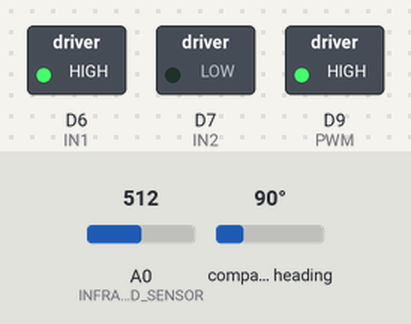
Bench run of a sketch on a simulated Arduino Zero (SAMD21). Shown: switched loads named in the sketch (green lamp = pin HIGH). The inputs (shaded band) are chosen by the test bench; at power-on: A0 (INFRA_RED_SENSOR) = 512, compass heading 90°.

Above: at 0.1 s.
Timing chart, 0 to 1.6 s (numbered marks = the images above):
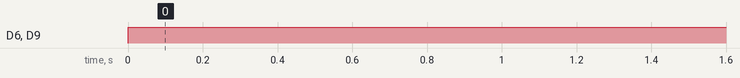

The sketch:

BallOnBeamCode.ino
```cpp
// Connection of absolute magnet encoder
// SDA auf analog pin 4 top one left side locking at motor
// SCL auf analog pin 5 middle one left side locking at motor
// DIR auf digital pin 2 bottom one left side locking at motor


#include <Wire.h>
#include <AS5600.h>
#ifdef ARDUINO_SAMD_VARIANT_COMPLIANCE
  #define SERIAL SerialUSB
  #define SYS_VOL   3.3
#else
  #define SERIAL Serial
  #define SYS_VOL   5
#endif

#define PWM 9 // connect to ENA at motor controller
#define IN1 6 // connet to IN1 at motor controller
#define IN2 7 // connect to IN2 at motor controller
#define DELTA_T_BALL 0.09 // sampling time ball
#define INFRA_RED_SENSOR A0 // orange cable
#define MOTOR_CURRENT_BOUND 255
#define MOTOR_ANGLE_BOUND 90

AMS_5600 ams5600;

int print_counter = 0;

int angle_pref = 0;
int angle_sum = 0;
float gear_ratio = 46.8;
int start_angle = 0;

// PID motor controller
float kp = 22; // 22
float kd = 0.4; // 0.4
float ki = 0.01; // 2
float motor_test_target = -90;

long prevT = 0;
float eprev = 0;
float eintegral = 0;
float target_prev = 0;

// PID ball controller
float kp_ball = 10; // 10
float kd_ball = 500; // 500
float ki_ball = 0.0;
float setpoint_prec = 0;
float u_ball = 0;

float target_ball = 20; // in cm

long prevT_ball = 0;
float eprev_ball = 0;
float dedt_ball_prev = 0;
float eintegral_ball = 0;
float target_prev_ball = 0;

float alpha_ball = 0.008; // 0.01
float alpha_d_ball = 0.01; // 0.01

void setup() {
  Serial.begin(9600);

  pinMode(PWM,OUTPUT);
  pinMode(IN1,OUTPUT);
  pinMode(IN2,OUTPUT);
  pinMode(INFRA_RED_SENSOR,INPUT);

  Wire.begin();
  if(ams5600.detectMagnet() == 0 ){
    while(1){
        if(ams5600.detectMagnet() == 1 ){
            SERIAL.print("Current Magnitude: ");
            SERIAL.println(ams5600.getMagnitude());
            break;
        }
        else{
            SERIAL.println("Can not detect magnet");
        }
        delay(1000);
    }
  }
  start_angle = convertRawAngleToDegrees(ams5600.getRawAngle());

}

void loop()
{

  // time difference
  long currT = micros();
  float deltaT_motor = ((float) (currT - prevT))/( 1.0e6 );
  prevT = currT;

  float motor_target = ballPositionController(target_ball, DELTA_T_BALL);

  // Stellgrößebeschränkung
  if ( motor_target > MOTOR_ANGLE_BOUND)
  {
    motor_target = MOTOR_ANGLE_BOUND;
  }
  else if (motor_target < -MOTOR_ANGLE_BOUND)
  {
    motor_target = -MOTOR_ANGLE_BOUND;
  }

  motorControl(motor_test_target, deltaT_motor);
}

float ballPositionController(float target_ball, float deltaT)
{
  float ball_pos = get_dist(100);
  ball_pos = alpha_ball*ball_pos + (1-alpha_ball)*setpoint_prec; // filter ball pos
  setpoint_prec = ball_pos;

  // error
  float e_ball = target_ball - ball_pos;

  // derivative
  float dedt_ball = (e_ball-eprev_ball)/(deltaT);
  dedt_ball = alpha_d_ball*dedt_ball + (1 - alpha_d_ball)*dedt_ball_prev;    // filtering derivative

  // integral
  eintegral_ball = eintegral_ball + e_ball*deltaT;

  // control signal
  float u_ball = kp_ball*e_ball + kd_ball* dedt_ball + ki_ball*eintegral_ball;

  // store previous error
  eprev_ball = e_ball;
  dedt_ball_prev = dedt_ball;

  return u_ball;
}

float get_dist(int n)
{
  float distance_cm = 17569.7 * pow(analogRead(INFRA_RED_SENSOR), -1.2062);
  return distance_cm;
}

void motorControl(float target, float deltaT)
{
  // Read the position
  int pos = get_angle();

  // error
  int e = pos - target;

  // derivative
  float dedt = (e-eprev)/(deltaT);

  // integral
  eintegral = eintegral + e*deltaT;

  // control signal
  float u = kp*e + kd*dedt + ki*eintegral;

  // motor power
  float pwr = fabs(u);
  if( pwr > MOTOR_CURRENT_BOUND ){
    pwr = MOTOR_CURRENT_BOUND;
  }

  // motor direction
  int dir = 1;
  if(u<0){
    dir = -1;
  }

  // signal the motor
  setMotor(dir,pwr,PWM,IN1,IN2);

  // store previous error
  eprev = e;
  target_prev = target;

}

void setMotor(int dir, int pwmVal, int pwm, int in1, int in2){
  analogWrite(pwm,pwmVal);
  if(dir == 1){
    digitalWrite(in1,HIGH);
    digitalWrite(in2,LOW);
  }
  else if(dir == -1){
    digitalWrite(in1,LOW);
    digitalWrite(in2,HIGH);
  }
  else{
    digitalWrite(in1,LOW);
    digitalWrite(in2,LOW);
  }
}

  float convertRawAngleToDegrees(word newAngle)
{
  /* Raw data reports 0 - 4095 segments, which is 0.087890625 of a degree */
  float retVal = newAngle * 0.087890625;
  return retVal;
}

int get_angle()
{
  float angle = start_angle - convertRawAngleToDegrees(ams5600.getRawAngle());

  int angle_round = round(angle / gear_ratio);

  int compair = angle_pref - angle_round;
  if (abs(compair) > (200 / gear_ratio) && compair > 0)
  {
    angle_sum += round(360 / gear_ratio);
  }
  else if (abs(compair) > (200/ gear_ratio) && compair < 0)
  {
    angle_sum -= round(360 / gear_ratio);
  }
  if (angle_sum % 360 == 0)
  {
    angle_sum = 0;
  }
  angle_pref = angle_round;

  return angle_round + angle_sum;
}
```

Measured:
- by itself, D6 (IN1), D9 (PWM): LOW → HIGH at 0.00 s
